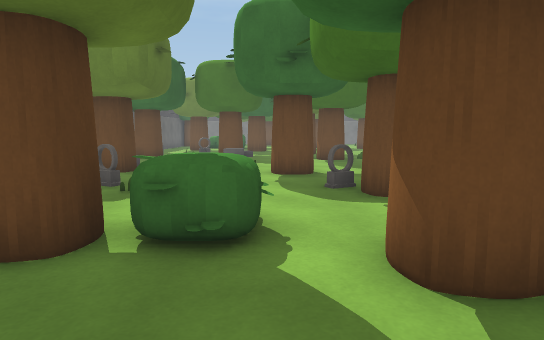
[1] (above)

16 first-person views from a walk through a 3-D level made in the Unity game engine. The camera is 1.2 m above the floor, tilts 6° down and sees 75° across. The floor is counted in squares, 1 m on a side. Each view is taken from the middle of a square. On the plan, view 1 faces up. The plan holds only what a view shows up to about 14 squares ahead; the rest is blank. The place goes on beyond the plan. Surface patterns are stand-ins for the level's own textures.

[2]
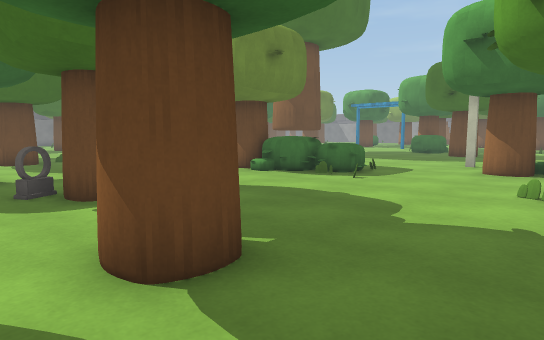

[3]
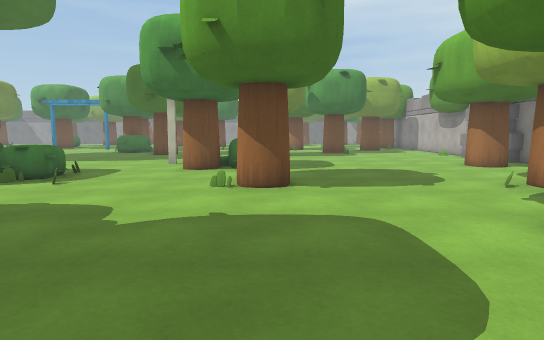

[4]
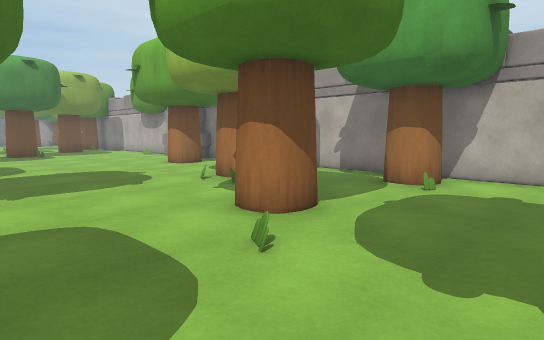

[5]
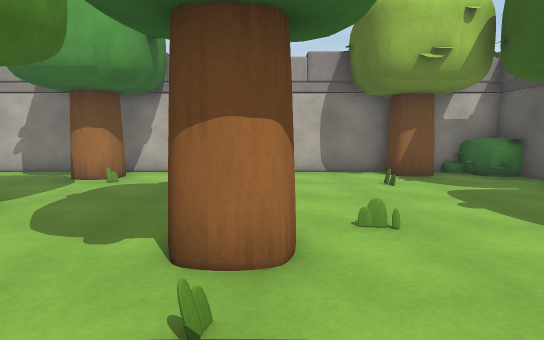

[6]
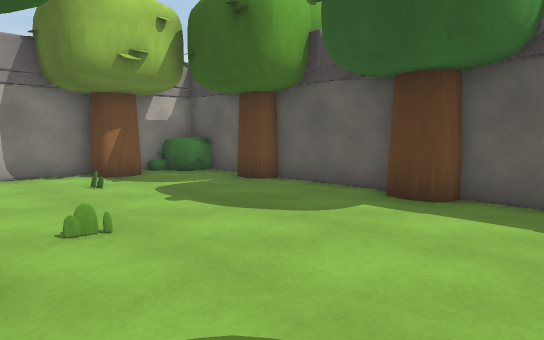

[7]
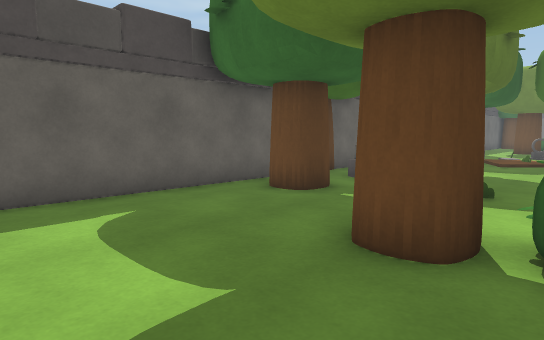

[8]
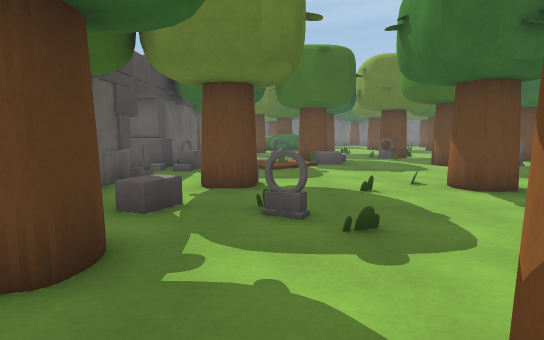

[9]
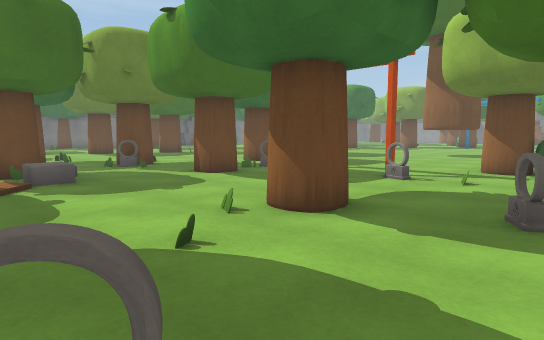

[10]
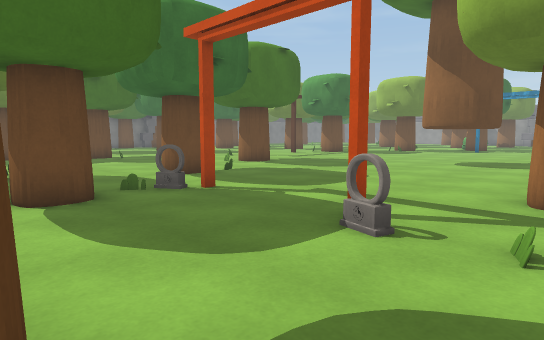

[11]
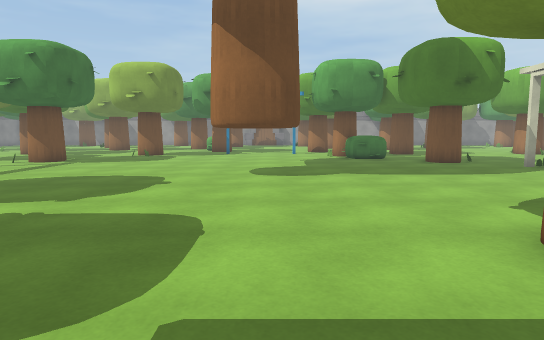

[12]
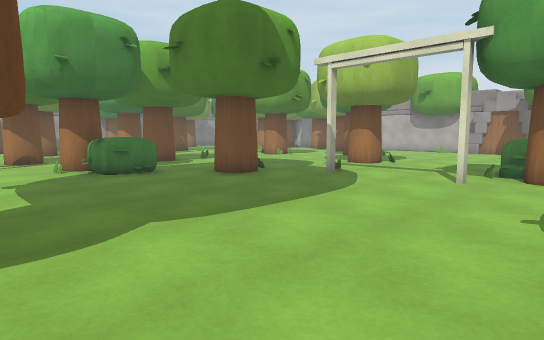

[13]
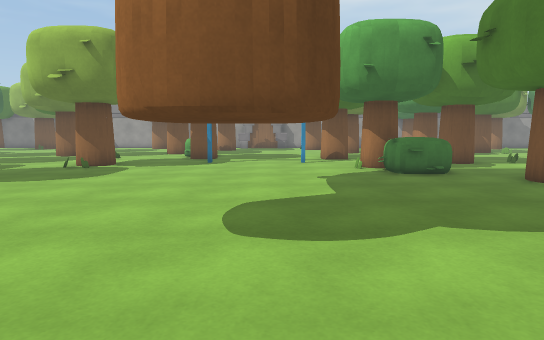

[14]
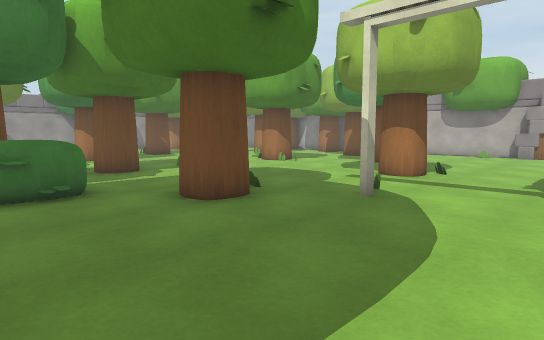

[15]
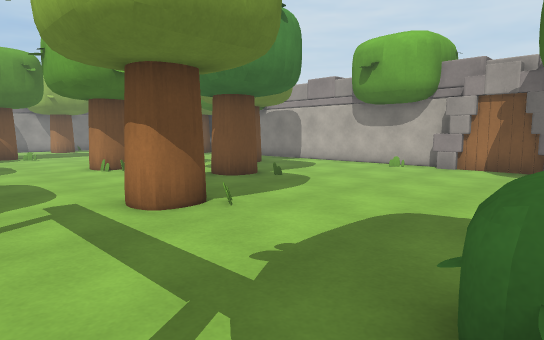

[16]
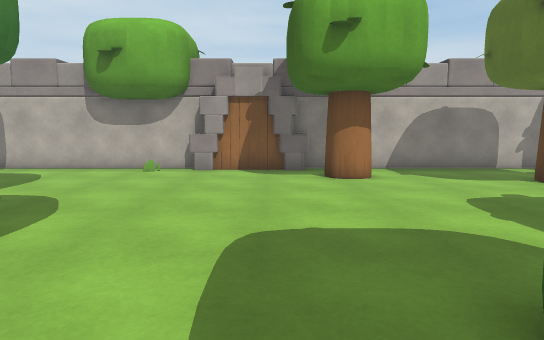

### Floor plan
Points are (right, up) in squares from view 1. A wall is a line through its corners. A room is listed if a view was taken in it or the views show most of it. See-through windows are left out.
Room 1 (views 1, 2, 3, 4, 5, 6, 7, 8, 9, 10, 11, 12, 13, 14, 15, 16)
walls: (14.6, -9.2) (15, -9.4); (13.1, -9.8) (14.4, -9.8); (14.7, -9.3) (16, -9.6); (14.5, -9.5) (17.1, -9.5); (13.7, -9.8) (13.7, -9.3) (15, -9.3); (15.1, -9.6) (15.6, -9.5); (15.7, -9.5) (16.7, -9.3); (16.5, -9.3) (17.6, -9.3); (1.2, -9.8) (11.7, -9.8); (17.1, -9.8) (24.1, -9.8); (-7.8, 6.9) (-7.8, -5.5); (-7.8, 12.9) (-7.8, 9.5); (-7.8, -7.1) (-7.8, -8.5); (-7.8, 17.1) (-7.8, 14.8); (-6.5, -9.8) (-1.6, -9.8)
low walls: (-7.6, 15.9) (-7.6, 14.8)
ways out: opening at (-8.5, 14)
objects: bush (-8, -10) to (-7, -9); tree (-8, -6) to (-7, -6); tree (-8, -2) to (-7, -2); tree (-8, 9); tree (-7, 6) to (-6, 7); other object (-7, 11); other object (-7, 16); tree (-6, 11) to (-4, 12); tree (-5, -9); other object (-4, 8); tree (-3, 3) to (-2, 4); tree (-3, 18) to (-2, 19); tree (-1, -3) to (0, -2); bush (-1, 4) to (0, 5); tree (0, 10) to (1, 11); tree (1, 3) to (2, 4); other object (1, 8); tree (1, 20) to (2, 20); tree (2, 7) to (3, 8); tree (2, 16) to (3, 17); tree (3, -9) to (4, -8); tree (4, -5) to (5, -4); other object (5, 11); other object (5, 16); tree (6, 18) to (7, 19); tree (7, -7) to (8, -6); tree (8, 0) to (9, 1); bush (8, 7) to (8, 8); tree (8, 8) to (9, 10); bush (9, 6) to (10, 7); bush (10, 8); tree (11, 20) to (12, 20); tree (12, -8) to (13, -7); bush (12, 0) to (13, 1); tree (12, 2) to (13, 3); tree (14, 12) to (16, 15); tree (18, -1) to (18, 0); tree (19, -10); tree (19, 5) to (20, 6); tree (21, -4) to (22, -3); bush (21, 8) to (22, 9); tree (23, 9) to (24, 10); tree (24, -7) to (25, -6); tree (24, 19) to (25, 20); tree (25, -2) to (25, -1); tree (25, 5) to (25, 6)

Where each view was taken, in squares from view 1:
view 1: 0 up, 0 right, facing up
view 2: 0 up, 0 right, facing up-right
view 3: 0 up, 0 right, facing right
view 4: 0 up, 0 right, facing down-right
view 5: 1 up, 1 left, facing down
view 6: 1 up, 1 left, facing down-left
view 7: 0 up, 1 left, facing up-left
view 8: 3 up, 4 left, facing up
view 9: 7 up, 4 left, facing up-right
view 10: 9 up, 1 right, facing up-right
view 11: 13 up, 5 right, facing right
view 12: 13 up, 11 right, facing down-right
view 13: 13 up, 11 right, facing right
view 14: 10 up, 14 right, facing down-right
view 15: 3 up, 13 right, facing down-right
view 16: 2 up, 15 right, facing down
